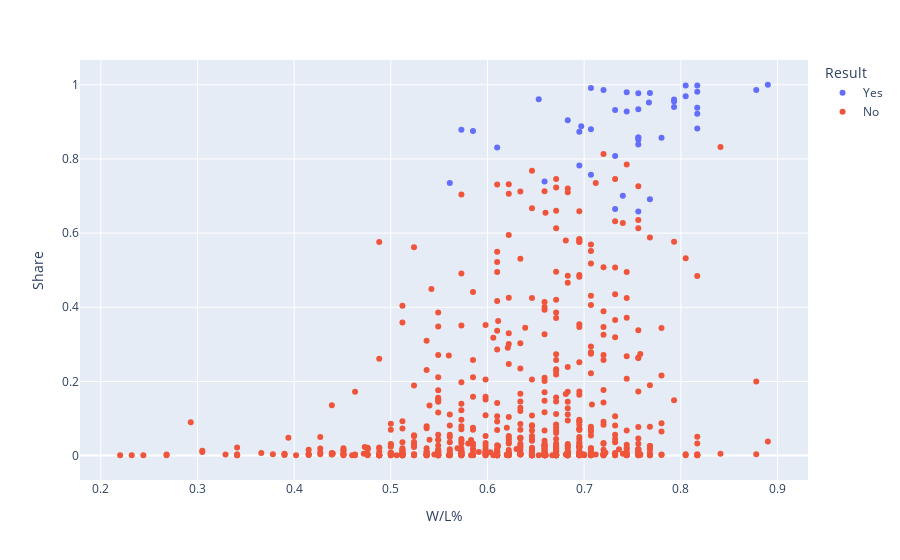

The notebook cell saved with this chart:
### Code cell
fig3 = plex.scatter(MVP_races_data,
                    y = 'Share',
                    x = 'W/L%',
                    color='Result',
                    hover_name='Player',
                    hover_data=['Year']
                   )

fig3.show()

### Figure 1 — Plotly figure (JSON) as saved in the notebook; plotly's stock layout.template omitted (floating-point values rounded to 4 significant figures; data arrays with more than 128 entries replaced by an {"elided": "..."} marker saying what was removed)
{"data": [{"customdata": [[1980], [1981], [1982], [1983], [1984], [1985], [1986], [1987], [1988], [1989], [1990], [1991], [1992], [1993], [1994], [1995], [1996], [1997], [1998], [1999], [2000], [2001], [2002], [2003], [2004], [2005], [2006], [2007], [2008], [2009], [2010], [2011], [2012], [2013], [2014], [2015], [2016], [2017], [2018], [2019], [2020], [2021], [2022]], "hovertemplate": "<b>%{hovertext}</b><br><br>Result=Yes<br>W/L%=%{x}<br>Share=%{y}<br>Year=%{customdata[0]}<extra></extra>", "hovertext": ["Kareem Abdul-Jabbar", "Julius Erving", "Moses Malone", "Moses Malone", "Larry Bird", "Larry Bird", "Larry Bird", "Magic Johnson", "Michael Jordan", "Magic Johnson", "Magic Johnson", "Michael Jordan", "Michael Jordan", "Charles Barkley", "Hakeem Olajuwon", "David Robinson", "Michael Jordan", "Karl Malone", "Michael Jordan", "Karl Malone", "Shaquille O'Neal", "Allen Iverson", "Tim Duncan", "Tim Duncan", "Kevin Garnett", "Steve Nash", "Steve Nash", "Dirk Nowitzki", "Kobe Bryant", "LeBron James", "LeBron James", "Derrick Rose", "LeBron James", "LeBron James", "Kevin Durant", "Stephen Curry", "Stephen Curry", "Russell Westbrook", "James Harden", "Giannis Antetokounmpo", "Giannis Antetokounmpo", "Nikola Jokić", "Nikola Jokić"], "legendgroup": "Yes", "marker": {"color": "#636efa", "symbol": "circle"}, "mode": "markers", "name": "Yes", "orientation": "v", "showlegend": true, "type": "scatter", "x": [0.732, 0.756, 0.561, 0.793, 0.756, 0.768, 0.817, 0.793, 0.61, 0.695, 0.768, 0.744, 0.817, 0.756, 0.707, 0.756, 0.878, 0.78, 0.756, 0.74, 0.817, 0.683, 0.707, 0.732, 0.707, 0.756, 0.659, 0.817, 0.695, 0.805, 0.744, 0.756, 0.697, 0.805, 0.72, 0.817, 0.89, 0.573, 0.793, 0.732, 0.767, 0.653, 0.585], "xaxis": "x", "y": [0.665, 0.658, 0.735, 0.96, 0.858, 0.978, 0.981, 0.94, 0.831, 0.782, 0.691, 0.928, 0.938, 0.852, 0.88, 0.858, 0.986, 0.857, 0.934, 0.701, 0.998, 0.904, 0.757, 0.808, 0.991, 0.839, 0.739, 0.882, 0.873, 0.969, 0.98, 0.977, 0.888, 0.998, 0.986, 0.922, 1, 0.879, 0.955, 0.932, 0.952, 0.961, 0.875], "yaxis": "y"}, {"customdata": {"elided": "647x1 int values"}, "hovertemplate": "<b>%{hovertext}</b><br><br>Result=No<br>W/L%=%{x}<br>Share=%{y}<br>Year=%{customdata[0]}<extra></extra>", "hovertext": {"elided": "647 str values"}, "legendgroup": "No", "marker": {"color": "#EF553B", "symbol": "circle"}, "mode": "markers", "name": "No", "orientation": "v", "showlegend": true, "type": "scatter", "x": {"elided": "647 float values"}, "xaxis": "x", "y": {"elided": "647 float values"}, "yaxis": "y"}], "layout": {"autosize": true, "legend": {"title": {"text": "Result"}, "tracegroupgap": 0}, "margin": {"t": 60}, "xaxis": {"anchor": "y", "autorange": true, "domain": [0, 1], "range": [0.1778, 0.9322], "title": {"text": "W/L%"}, "type": "linear"}, "yaxis": {"anchor": "x", "autorange": true, "domain": [0, 1], "range": [-0.07635, 1.077], "title": {"text": "Share"}, "type": "linear"}}}
